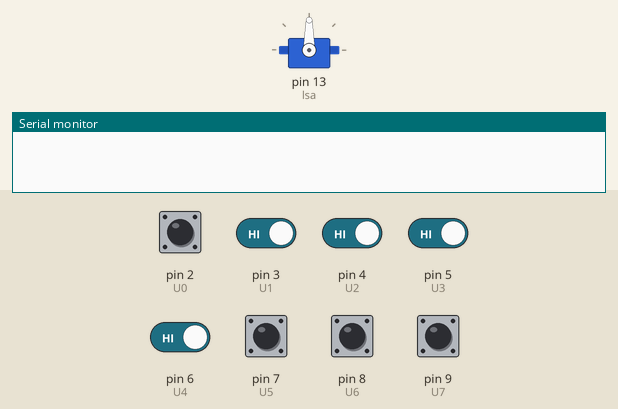
Recording of a sketch running on a simulated Arduino Uno, built with avr-gcc and run on an emulated ATmega328P. On the bench: servo, the last lines printed to the serial monitor. The test bench sets the inputs (shaded band); at power-on: pin 2 (U0), pin 3 (U1), pin 4 (U2), pin 5 (U3), pin 6 (U4), pin 7 (U5), pin 8 (U6), pin 9 (U7) HIGH.

Above: at 1.2 s.
1.3 s: pin 2 (U0) driven LOW
At 2.5 s:
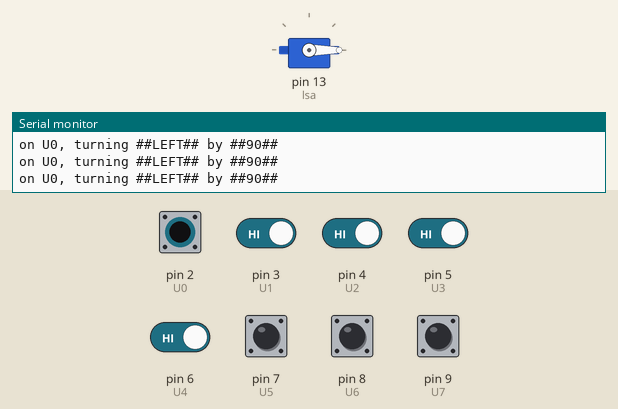
2.8 s: pin 2 (U0) driven HIGH and pin 3 (U1) driven LOW and pin 4 (U2) driven LOW and pin 5 (U3) driven LOW and pin 6 (U4) driven LOW
At 3.8 s:
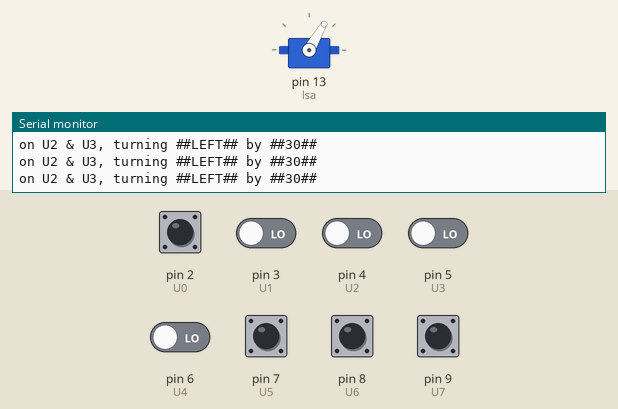
4.3 s: pin 3 (U1) driven HIGH
At 4.8 s:
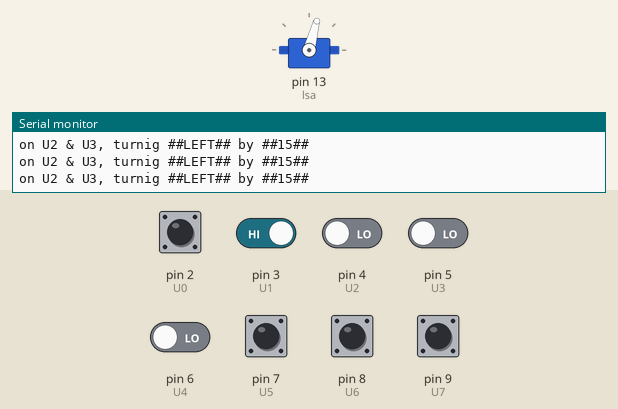
6.3 s: pin 4 (U2) driven HIGH
At 7.0 s:
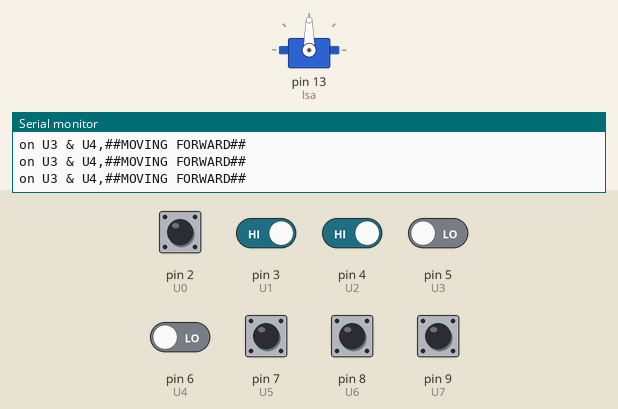
8.3 s: pin 2 (U0) driven LOW
At 8.7 s:
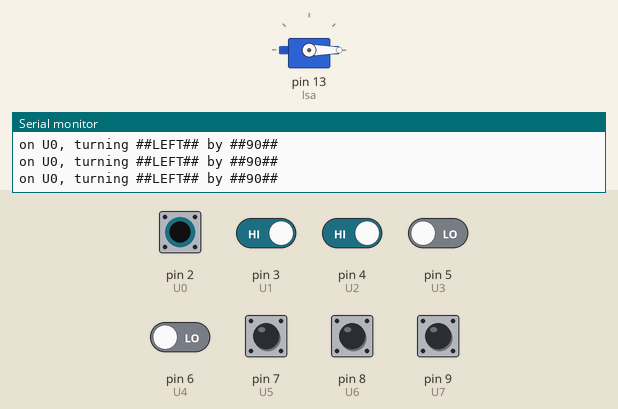
11.3 s: pin 2 (U0) pulsed HIGH 2 times (0.12 s each, 0.3 s apart)
At 11.52 s:
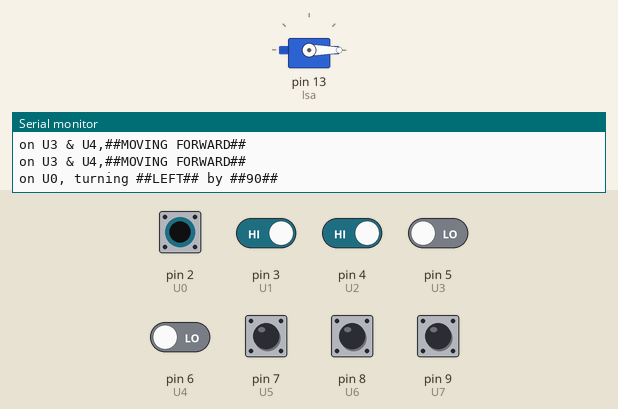
Timing chart, 0 to 14.3 s (numbered marks = the images above; inputs shaded):
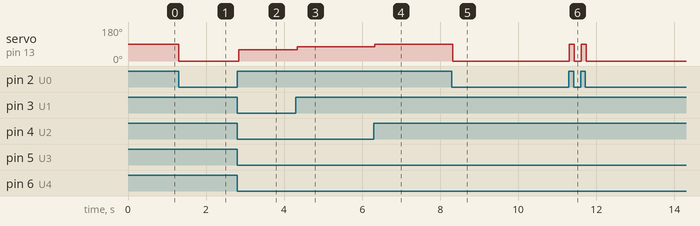

The sketch:

LSA_digital.ino
```cpp
#include<Servo.h>
Servo lsa;
int U0 = 2;
int U1 = 3;
int U2 = 4;
int U3 = 5;
int U4 = 6;
int U5 = 7;
int U6 = 8;
int U7 = 9;
int left = 10;


void setup()
{
  lsa.attach(13);
  pinMode(2, INPUT);
  pinMode(3, INPUT);
  pinMode(4, INPUT);
  pinMode(5, INPUT);
  pinMode(6, INPUT);
  pinMode(7, INPUT);
  pinMode(8, INPUT);
  pinMode(9, INPUT);
  pinMode(10, INPUT);
  Serial.begin(9600);
}

void loop()
{
  //digitalWrite(10, LOW);
  //lsa.write(90);
  if ((!(digitalRead(U0))))
  {
    lsa.write(0);
    Serial.println("on U0, turning ##LEFT## by ##90##");
  }
  else if ((!(digitalRead(U0))) && (!(digitalRead(U1))))
  {
    lsa.write(30);
    Serial.println("on U1 & U2, turning ##LEFT## by ##60##");
  }
  else if ((!(digitalRead(U1))) && (!(digitalRead(U2))))
  {
    lsa.write(60);
    Serial.println("on U2 & U3, turning ##LEFT## by ##30##");
  }
  else if ((!(digitalRead(U2))) && (!(digitalRead(U3))))
  {
    lsa.write(75);
    Serial.println("on U2 & U3, turnig ##LEFT## by ##15##");
  }
  else if ((!(digitalRead(U3))) && (!(digitalRead(U4))))
  {
    lsa.write(90);
    Serial.println("on U3 & U4,##MOVING FORWARD##");
  }
  else if ((!(digitalRead(U4))) && (!(digitalRead(U5))))
  {
    lsa.write(105);
    Serial.println("on U4 & U5,turning ##RIGHT## by ##15##");
  }
  else if ((!(digitalRead(U5))) && (!(digitalRead(U6))))
  {
    lsa.write(120);
    Serial.println("on U5 & U6,turning ##RIGHT## by ##30##");
  }
  else if ((!(digitalRead(U6))) && (!(digitalRead(U7))))
  {
    lsa.write(150);
    Serial.println("on U6 & U7,turning ##RIGHT## by ##60##");
  }
  else if ((!(digitalRead(U7))))
  {
    lsa.write(180);
    Serial.println("on U7,turning ##RIGHT## by ##90##");
  }
  if ((!(digitalRead(U0))) && (!(digitalRead(U1))) && (!(digitalRead(U2))) && (!(digitalRead(U3))) && (!(digitalRead(U4))) && (!(digitalRead(U5))) && (!(digitalRead(U6))) && (!(digitalRead(U7))))
  {
    if (left == HIGH)
    {
      lsa.write(0);
      Serial.println("##JUNCTION## turnig ##left## by ##90##");
    }
    else if (left == LOW)
    {
      lsa.write(180);
      Serial.println("##JUNCTION## turnig ##right## by ##90##");
    }
  }
  /*else if((!(digitalRead(U3))) && (!(digitalRead(U4))) && (!(digitalRead(U5))) && (!(digitalRead(U6))) && (!(digitalRead(U7))))
  {
    lsa.write(180);
    Serial.println("right junction,turning ##RIGHT## by ##90##");
  }*/

  /*else
  {
    delay (200);
    Serial.println("NO LINE DETECTED, WAITING FOR ACTION");
  }*/
}
```

Measured:
- after the input at 1.3 s, servo on pin 13 (lsa): 90° → 0° at once
- after the input at 2.8 s, servo on pin 13 (lsa): 0° → 60° at once
- after the input at 4.3 s, servo on pin 13 (lsa): 60° → 75° at once
- after the input at 6.3 s, servo on pin 13 (lsa): 75° → 90° at once
- after the input at 8.3 s, servo on pin 13 (lsa): 90° → 0° at once
- after the input at 11.3 s, servo on pin 13 (lsa): alternates 90° for 0.13 s and 0° for 0.18 s, 4 changes in all, then stays 0°, starting at once
